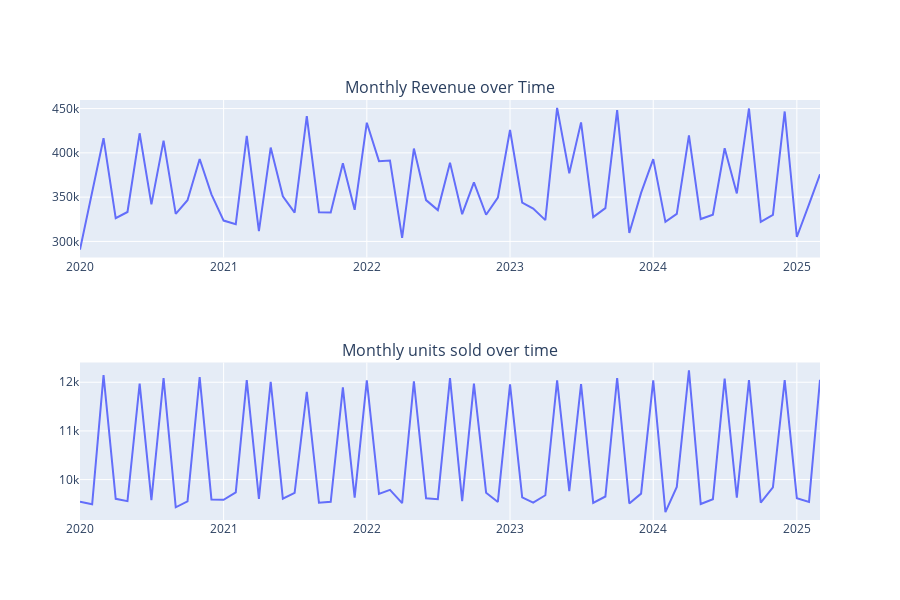

Here is the notebook cell this chart was saved with:
### Markdown cell above
# Monthly Trend Visualization

### Code cell
from plotly.subplots import make_subplots
import plotly.express as px
fig = make_subplots(rows=2,cols=1,subplot_titles=('Monthly Revenue over Time','Monthly units sold over time'))
fig.add_trace(px.line(Monthly,x='Monthly',y='Revenue').data[0],row=1,col=1)
fig.add_trace(px.line(Monthly,x='Monthly',y='Units Sold').data[0],row=2,col=1)
fig.update_layout(height=600, showlegend=False)
fig.show()
